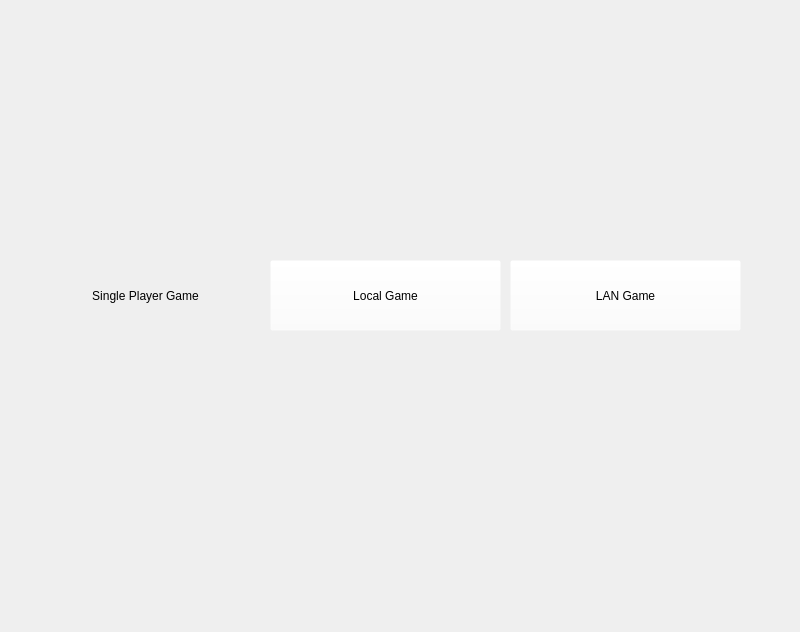
<?xml version="1.0" encoding="UTF-8"?>
<ui version="4.0">
 <class>MainMenu</class>
 <widget class="QMainWindow" name="MainMenu">
  <property name="geometry">
   <rect>
    <x>0</x>
    <y>0</y>
    <width>800</width>
    <height>632</height>
   </rect>
  </property>
  <property name="windowTitle">
   <string>MainWindow</string>
  </property>
  <widget class="QWidget" name="centralwidget">
   <widget class="QPushButton" name="single">
    <property name="geometry">
     <rect>
      <x>30</x>
      <y>260</y>
      <width>231</width>
      <height>71</height>
     </rect>
    </property>
    <property name="autoFillBackground">
     <bool>false</bool>
    </property>
    <property name="styleSheet">
     <string notr="true">background-color: rgba(255, 255, 255, 0);</string>
    </property>
    <property name="text">
     <string>Single Player Game</string>
    </property>
    <property name="flat">
     <bool>true</bool>
    </property>
   </widget>
   <widget class="QPushButton" name="local">
    <property name="geometry">
     <rect>
      <x>270</x>
      <y>260</y>
      <width>231</width>
      <height>71</height>
     </rect>
    </property>
    <property name="styleSheet">
     <string notr="true">background-color: rgba(255, 255, 255, 0);</string>
    </property>
    <property name="text">
     <string>Local Game</string>
    </property>
   </widget>
   <widget class="QPushButton" name="lan">
    <property name="geometry">
     <rect>
      <x>510</x>
      <y>260</y>
      <width>231</width>
      <height>71</height>
     </rect>
    </property>
    <property name="styleSheet">
     <string notr="true">background-color: rgba(255, 255, 255, 0);</string>
    </property>
    <property name="text">
     <string>LAN Game</string>
    </property>
   </widget>
   <widget class="QLabel" name="label">
    <property name="geometry">
     <rect>
      <x>-130</x>
      <y>-210</y>
      <width>1241</width>
      <height>961</height>
     </rect>
    </property>
    <property name="text">
     <string>&lt;html&gt;&lt;head/&gt;&lt;body&gt;&lt;p&gt;&lt;img src=&quot;:/img/background.jpeg&quot;/&gt;&lt;/p&gt;&lt;/body&gt;&lt;/html&gt;</string>
    </property>
   </widget>
   <widget class="QLabel" name="label_2">
    <property name="geometry">
     <rect>
      <x>-130</x>
      <y>-140</y>
      <width>1061</width>
      <height>541</height>
     </rect>
    </property>
    <property name="text">
     <string>&lt;html&gt;&lt;head/&gt;&lt;body&gt;&lt;p&gt;&lt;img src=&quot;:/img/Title.jpeg&quot;/&gt;&lt;/p&gt;&lt;/body&gt;&lt;/html&gt;</string>
    </property>
   </widget>
   <zorder>label</zorder>
   <zorder>label_2</zorder>
   <zorder>single</zorder>
   <zorder>lan</zorder>
   <zorder>local</zorder>
  </widget>
 </widget>
 <resources/>
 <connections/>
</ui>
